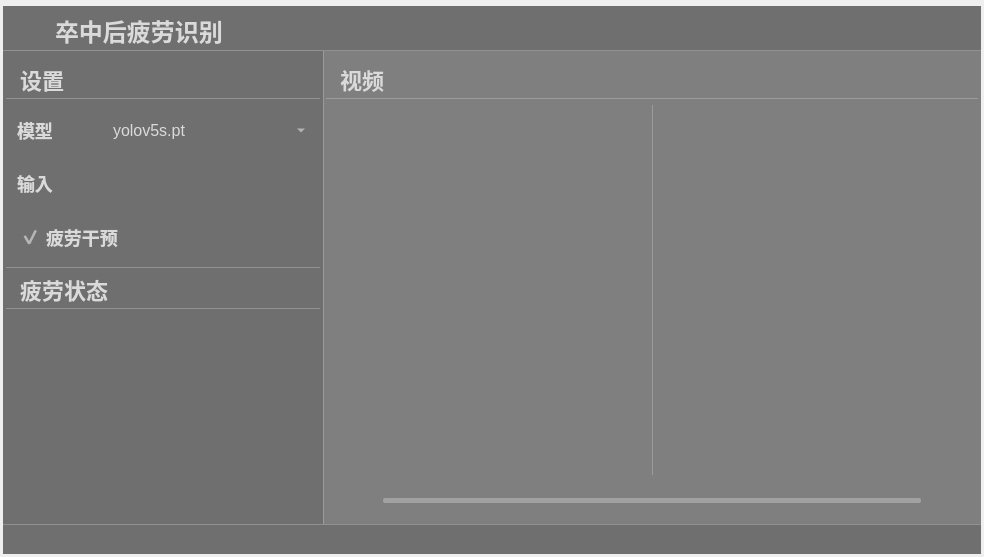
<?xml version="1.0" encoding="UTF-8"?>
<ui version="4.0">
 <class>mainWindow</class>
 <widget class="QMainWindow" name="mainWindow">
  <property name="geometry">
   <rect>
    <x>0</x>
    <y>0</y>
    <width>984</width>
    <height>557</height>
   </rect>
  </property>
  <property name="mouseTracking">
   <bool>true</bool>
  </property>
  <property name="acceptDrops">
   <bool>true</bool>
  </property>
  <property name="windowTitle">
   <string>卒中后疲劳识别界面</string>
  </property>
  <property name="windowIcon">
   <iconset resource="apprcc.qrc">
    <normaloff>:/imgs/images/hyy.png</normaloff>:/imgs/images/hyy.png</iconset>
  </property>
  <property name="styleSheet">
   <string notr="true">#mainWindow{border:none;}</string>
  </property>
  <widget class="QWidget" name="centralwidget">
   <layout class="QVBoxLayout" name="verticalLayout_2">
    <property name="spacing">
     <number>0</number>
    </property>
    <property name="leftMargin">
     <number>0</number>
    </property>
    <property name="topMargin">
     <number>0</number>
    </property>
    <property name="rightMargin">
     <number>0</number>
    </property>
    <property name="bottomMargin">
     <number>0</number>
    </property>
    <item>
     <widget class="QGroupBox" name="groupBox_18">
      <property name="styleSheet">
       <string notr="true">#groupBox_18{border-image: url(:/imgs/images/background.jpg);
border: 0px solid #42adff;
border-radius:5px;}</string>
      </property>
      <property name="title">
       <string/>
      </property>
      <layout class="QVBoxLayout" name="verticalLayout_6">
       <property name="spacing">
        <number>0</number>
       </property>
       <property name="leftMargin">
        <number>0</number>
       </property>
       <property name="topMargin">
        <number>0</number>
       </property>
       <property name="rightMargin">
        <number>0</number>
       </property>
       <property name="bottomMargin">
        <number>0</number>
       </property>
       <item>
        <widget class="QGroupBox" name="groupBox">
         <property name="minimumSize">
          <size>
           <width>0</width>
           <height>45</height>
          </size>
         </property>
         <property name="maximumSize">
          <size>
           <width>16777215</width>
           <height>45</height>
          </size>
         </property>
         <property name="styleSheet">
          <string notr="true">#groupBox{
background-color: rgba(75, 75, 75, 200);
border: 0px solid #42adff;
border-left: 0px solid rgba(29, 83, 185, 255);
border-right: 0px solid rgba(29, 83, 185, 255);
border-bottom: 1px solid rgba(200, 200, 200,100);
;
border-radius:0px;}</string>
         </property>
         <property name="title">
          <string/>
         </property>
         <layout class="QHBoxLayout" name="horizontalLayout">
          <property name="spacing">
           <number>0</number>
          </property>
          <property name="topMargin">
           <number>0</number>
          </property>
          <property name="bottomMargin">
           <number>0</number>
          </property>
          <item>
           <widget class="QLabel" name="label_7">
            <property name="minimumSize">
             <size>
              <width>40</width>
              <height>40</height>
             </size>
            </property>
            <property name="maximumSize">
             <size>
              <width>40</width>
              <height>40</height>
             </size>
            </property>
            <property name="styleSheet">
             <string notr="true">image: url(:/imgs/images/hyy.png);</string>
            </property>
            <property name="text">
             <string/>
            </property>
           </widget>
          </item>
          <item>
           <widget class="QLabel" name="label_4">
            <property name="styleSheet">
             <string notr="true">QLabel
{
	font-size: 24px;
	font-family: &quot;Microsoft YaHei&quot;;
	font-weight: bold;
 		border-radius:9px;
		background:rgba(66, 195, 255, 0);
color: rgb(218, 218, 218);
}
</string>
            </property>
            <property name="text">
             <string>卒中后疲劳识别</string>
            </property>
           </widget>
          </item>
          <item>
           <spacer name="horizontalSpacer">
            <property name="orientation">
             <enum>Qt::Horizontal</enum>
            </property>
            <property name="sizeHint" stdset="0">
             <size>
              <width>40</width>
              <height>20</height>
             </size>
            </property>
           </spacer>
          </item>
          <item>
           <layout class="QHBoxLayout" name="horizontalLayout_5">
            <property name="spacing">
             <number>0</number>
            </property>
            <item>
             <widget class="QPushButton" name="minButton">
              <property name="minimumSize">
               <size>
                <width>50</width>
                <height>28</height>
               </size>
              </property>
              <property name="maximumSize">
               <size>
                <width>50</width>
                <height>28</height>
               </size>
              </property>
              <property name="styleSheet">
               <string notr="true">QPushButton {
border-style: solid;
border-width: 0px;
border-radius: 0px;
background-color: rgba(223, 223, 223, 0);}
QPushButton::focus{outline: none;}
QPushButton::hover {
border-style: solid;
border-width: 0px;
border-radius: 0px;
background-color: rgba(223, 223, 223, 150);}</string>
              </property>
              <property name="text">
               <string/>
              </property>
              <property name="icon">
               <iconset resource="apprcc.qrc">
                <normaloff>:/imgs/images/最小化.png</normaloff>:/imgs/images/最小化.png</iconset>
              </property>
             </widget>
            </item>
            <item>
             <widget class="QPushButton" name="maxButton">
              <property name="minimumSize">
               <size>
                <width>50</width>
                <height>28</height>
               </size>
              </property>
              <property name="maximumSize">
               <size>
                <width>50</width>
                <height>28</height>
               </size>
              </property>
              <property name="styleSheet">
               <string notr="true">QPushButton {
border-style: solid;
border-width: 0px;
border-radius: 0px;
background-color: rgba(223, 223, 223, 0);}
QPushButton::focus{outline: none;}
QPushButton::hover {
border-style: solid;
border-width: 0px;
border-radius: 0px;
background-color: rgba(223, 223, 223, 150);}</string>
              </property>
              <property name="text">
               <string/>
              </property>
              <property name="icon">
               <iconset resource="apprcc.qrc">
                <normaloff>:/imgs/images/正方形.png</normaloff>:/imgs/images/正方形.png</iconset>
              </property>
              <property name="checkable">
               <bool>true</bool>
              </property>
             </widget>
            </item>
            <item>
             <widget class="QPushButton" name="closeButton">
              <property name="minimumSize">
               <size>
                <width>50</width>
                <height>28</height>
               </size>
              </property>
              <property name="maximumSize">
               <size>
                <width>50</width>
                <height>28</height>
               </size>
              </property>
              <property name="styleSheet">
               <string notr="true">QPushButton {
border-style: solid;
border-width: 0px;
border-radius: 0px;
background-color: rgba(223, 223, 223, 0);}
QPushButton::focus{outline: none;}
QPushButton::hover {
border-style: solid;
border-width: 0px;
border-radius: 0px;
background-color: rgba(223, 223, 223, 150);}</string>
              </property>
              <property name="text">
               <string/>
              </property>
              <property name="icon">
               <iconset resource="apprcc.qrc">
                <normaloff>:/imgs/images/关闭.png</normaloff>:/imgs/images/关闭.png</iconset>
              </property>
             </widget>
            </item>
           </layout>
          </item>
         </layout>
        </widget>
       </item>
       <item>
        <layout class="QHBoxLayout" name="horizontalLayout_7">
         <property name="spacing">
          <number>0</number>
         </property>
         <item>
          <widget class="QGroupBox" name="groupBox_8">
           <property name="minimumSize">
            <size>
             <width>320</width>
             <height>0</height>
            </size>
           </property>
           <property name="maximumSize">
            <size>
             <width>320</width>
             <height>16777215</height>
            </size>
           </property>
           <property name="styleSheet">
            <string notr="true">#groupBox_8{
background-color: rgba(75, 75, 75, 200);
border: 0px solid #42adff;
border-radius:0px;}
</string>
           </property>
           <property name="title">
            <string/>
           </property>
           <layout class="QVBoxLayout" name="verticalLayout_8" stretch="0,0,0,0,0">
            <property name="spacing">
             <number>11</number>
            </property>
            <property name="leftMargin">
             <number>0</number>
            </property>
            <property name="topMargin">
             <number>0</number>
            </property>
            <property name="rightMargin">
             <number>0</number>
            </property>
            <property name="bottomMargin">
             <number>0</number>
            </property>
            <item>
             <widget class="QGroupBox" name="groupBox_2">
              <property name="minimumSize">
               <size>
                <width>0</width>
                <height>42</height>
               </size>
              </property>
              <property name="maximumSize">
               <size>
                <width>16777215</width>
                <height>42</height>
               </size>
              </property>
              <property name="styleSheet">
               <string notr="true">#groupBox_2{
border: 0px solid #42adff;
border-bottom: 1px solid rgba(200, 200, 200,100);
border-radius:0px;}</string>
              </property>
              <property name="title">
               <string/>
              </property>
              <layout class="QHBoxLayout" name="horizontalLayout_35">
               <property name="leftMargin">
                <number>11</number>
               </property>
               <property name="topMargin">
                <number>0</number>
               </property>
               <property name="rightMargin">
                <number>11</number>
               </property>
               <property name="bottomMargin">
                <number>0</number>
               </property>
               <item>
                <widget class="QLabel" name="label_5">
                 <property name="minimumSize">
                  <size>
                   <width>0</width>
                   <height>0</height>
                  </size>
                 </property>
                 <property name="maximumSize">
                  <size>
                   <width>16777215</width>
                   <height>40</height>
                  </size>
                 </property>
                 <property name="styleSheet">
                  <string notr="true">QLabel
{
	font-size: 22px;
	font-family: &quot;Microsoft YaHei&quot;;
	font-weight: bold;
 		border-radius:9px;
		background:rgba(66, 195, 255, 0);
color: rgb(218, 218, 218);

}
</string>
                 </property>
                 <property name="text">
                  <string>设置</string>
                 </property>
                </widget>
               </item>
               <item>
                <spacer name="horizontalSpacer_13">
                 <property name="orientation">
                  <enum>Qt::Horizontal</enum>
                 </property>
                 <property name="sizeHint" stdset="0">
                  <size>
                   <width>37</width>
                   <height>39</height>
                  </size>
                 </property>
                </spacer>
               </item>
              </layout>
             </widget>
            </item>
            <item>
             <layout class="QHBoxLayout" name="horizontalLayout_2">
              <property name="leftMargin">
               <number>11</number>
              </property>
              <property name="rightMargin">
               <number>11</number>
              </property>
              <item>
               <widget class="QLabel" name="label_3">
                <property name="minimumSize">
                 <size>
                  <width>0</width>
                  <height>28</height>
                 </size>
                </property>
                <property name="maximumSize">
                 <size>
                  <width>80</width>
                  <height>16777215</height>
                 </size>
                </property>
                <property name="styleSheet">
                 <string notr="true">QLabel
{
	font-size: 18px;
	font-family: &quot;Microsoft YaHei&quot;;
	font-weight: bold;
 		border-radius:9px;
		background:rgba(66, 195, 255, 0);
color: rgb(218, 218, 218);
}
</string>
                </property>
                <property name="text">
                 <string>模型</string>
                </property>
               </widget>
              </item>
              <item>
               <widget class="QComboBox" name="comboBox">
                <property name="sizePolicy">
                 <sizepolicy hsizetype="Preferred" vsizetype="Expanding">
                  <horstretch>0</horstretch>
                  <verstretch>0</verstretch>
                 </sizepolicy>
                </property>
                <property name="minimumSize">
                 <size>
                  <width>0</width>
                  <height>28</height>
                 </size>
                </property>
                <property name="styleSheet">
                 <string notr="true">QComboBox QAbstractItemView {
font-family: &quot;Microsoft YaHei&quot;;
font-size: 16px;
background:rgba(200, 200, 200,150);
selection-background-color: rgba(200, 200, 200,50);
color: rgb(218, 218, 218);
outline:none;
border:none;}
QComboBox{
font-family: &quot;Microsoft YaHei&quot;;
font-size: 16px;
color: rgb(218, 218, 218);
border-width:0px;
border-color:white;
border-style:solid;
background-color: rgba(200, 200, 200,0);}

QComboBox::drop-down {
margin-top:16;
height:20;
background:rgba(255,255,255,0);
border-image: url(:/imgs/images/下拉_白色.png);
}
</string>
                </property>
                <item>
                 <property name="text">
                  <string>yolov5s.pt</string>
                 </property>
                </item>
                <item>
                 <property name="text">
                  <string>yolov5m.pt</string>
                 </property>
                </item>
                <item>
                 <property name="text">
                  <string>yolov5l.pt</string>
                 </property>
                </item>
                <item>
                 <property name="text">
                  <string>yolov5x.pt</string>
                 </property>
                </item>
               </widget>
              </item>
             </layout>
            </item>
            <item>
             <layout class="QHBoxLayout" name="horizontalLayout_9">
              <property name="leftMargin">
               <number>11</number>
              </property>
              <property name="rightMargin">
               <number>0</number>
              </property>
              <item>
               <widget class="QLabel" name="label_10">
                <property name="maximumSize">
                 <size>
                  <width>80</width>
                  <height>16777215</height>
                 </size>
                </property>
                <property name="styleSheet">
                 <string notr="true">QLabel
{
	font-size: 18px;
	font-family: &quot;Microsoft YaHei&quot;;
	font-weight: bold;
 		border-radius:9px;
		background:rgba(66, 195, 255, 0);
color: rgb(218, 218, 218);
}
</string>
                </property>
                <property name="text">
                 <string>输入</string>
                </property>
               </widget>
              </item>
              <item>
               <layout class="QHBoxLayout" name="horizontalLayout_11">
                <item>
                 <widget class="QGroupBox" name="groupBox_5">
                  <property name="sizePolicy">
                   <sizepolicy hsizetype="Preferred" vsizetype="Expanding">
                    <horstretch>0</horstretch>
                    <verstretch>0</verstretch>
                   </sizepolicy>
                  </property>
                  <property name="styleSheet">
                   <string notr="true">#groupBox_5{
background-color: rgba(48,148,243,0);
border: 0px solid #42adff;
border-left: 0px solid #d9d9d9;
border-right: 0px solid rgba(29, 83, 185, 255);
border-radius:0px;}</string>
                  </property>
                  <property name="title">
                   <string/>
                  </property>
                  <layout class="QHBoxLayout" name="horizontalLayout_8">
                   <property name="leftMargin">
                    <number>0</number>
                   </property>
                   <property name="topMargin">
                    <number>0</number>
                   </property>
                   <property name="rightMargin">
                    <number>0</number>
                   </property>
                   <property name="bottomMargin">
                    <number>0</number>
                   </property>
                   <item>
                    <widget class="QPushButton" name="fileButton">
                     <property name="minimumSize">
                      <size>
                       <width>55</width>
                       <height>28</height>
                      </size>
                     </property>
                     <property name="maximumSize">
                      <size>
                       <width>16777215</width>
                       <height>28</height>
                      </size>
                     </property>
                     <property name="toolTip">
                      <string>file</string>
                     </property>
                     <property name="styleSheet">
                      <string notr="true">QPushButton{font-family: &quot;Microsoft YaHei&quot;;
font-size: 14px;
font-weight: bold;
color:white;
text-align: center center;
padding-left: 5px;
padding-right: 5px;
padding-top: 4px;
padding-bottom: 4px;
border-style: solid;
border-width: 0px;
border-color: rgba(255, 255, 255, 255);
border-radius: 3px;
background-color: rgba(200, 200, 200,0);}

QPushButton:focus{outline: none;}

QPushButton::pressed{font-family: &quot;Microsoft YaHei&quot;;
                     font-size: 14px;
                     font-weight: bold;
                     color:rgb(200,200,200);
                     text-align: center center;
                     padding-left: 5px;
                     padding-right: 5px;
                     padding-top: 4px;
                     padding-bottom: 4px;
                     border-style: solid;
                     border-width: 0px;
                     border-color: rgba(255, 255, 255, 255);
                     border-radius: 3px;
                     background-color:  #bf513b;}

QPushButton::disabled{font-family: &quot;Microsoft YaHei&quot;;
                     font-size: 14px;
                     font-weight: bold;
                     color:rgb(200,200,200);
                     text-align: center center;
                     padding-left: 5px;
                     padding-right: 5px;
                     padding-top: 4px;
                     padding-bottom: 4px;
                     border-style: solid;
                     border-width: 0px;
                     border-color: rgba(255, 255, 255, 255);
                     border-radius: 3px;
                     background-color:  #bf513b;}
QPushButton::hover {
border-style: solid;
border-width: 0px;
border-radius: 0px;
background-color: rgba(48,148,243,80);}</string>
                     </property>
                     <property name="text">
                      <string/>
                     </property>
                     <property name="icon">
                      <iconset resource="apprcc.qrc">
                       <normaloff>:/imgs/images/打开.png</normaloff>:/imgs/images/打开.png</iconset>
                     </property>
                    </widget>
                   </item>
                   <item>
                    <widget class="QPushButton" name="cameraButton">
                     <property name="minimumSize">
                      <size>
                       <width>55</width>
                       <height>28</height>
                      </size>
                     </property>
                     <property name="maximumSize">
                      <size>
                       <width>16777215</width>
                       <height>28</height>
                      </size>
                     </property>
                     <property name="toolTip">
                      <string>camera</string>
                     </property>
                     <property name="styleSheet">
                      <string notr="true">QPushButton{font-family: &quot;Microsoft YaHei&quot;;
font-size: 14px;
font-weight: bold;
color:white;
text-align: center center;
padding-left: 5px;
padding-right: 5px;
padding-top: 4px;
padding-bottom: 4px;
border-style: solid;
border-width: 0px;
border-color: rgba(255, 255, 255, 255);
border-radius: 3px;
background-color: rgba(48,148,243,0);}

QPushButton:focus{outline: none;}

QPushButton::pressed{font-family: &quot;Microsoft YaHei&quot;;
                     font-size: 14px;
                     font-weight: bold;
                     color:rgb(200,200,200);
                     text-align: center center;
                     padding-left: 5px;
                     padding-right: 5px;
                     padding-top: 4px;
                     padding-bottom: 4px;
                     border-style: solid;
                     border-width: 0px;
                     border-color: rgba(255, 255, 255, 255);
                     border-radius: 3px;
                     background-color:  #bf513b;}

QPushButton::disabled{font-family: &quot;Microsoft YaHei&quot;;
                     font-size: 14px;
                     font-weight: bold;
                     color:rgb(200,200,200);
                     text-align: center center;
                     padding-left: 5px;
                     padding-right: 5px;
                     padding-top: 4px;
                     padding-bottom: 4px;
                     border-style: solid;
                     border-width: 0px;
                     border-color: rgba(255, 255, 255, 255);
                     border-radius: 3px;
                     background-color:  #bf513b;}
QPushButton::hover {
border-style: solid;
border-width: 0px;
border-radius: 0px;
background-color: rgba(48,148,243,80);}</string>
                     </property>
                     <property name="text">
                      <string/>
                     </property>
                     <property name="icon">
                      <iconset resource="apprcc.qrc">
                       <normaloff>:/imgs/images/摄像头开.png</normaloff>:/imgs/images/摄像头开.png</iconset>
                     </property>
                    </widget>
                   </item>
                  </layout>
                 </widget>
                </item>
               </layout>
              </item>
             </layout>
            </item>
            <item>
             <widget class="QGroupBox" name="groupBox_6">
              <property name="sizePolicy">
               <sizepolicy hsizetype="Preferred" vsizetype="Expanding">
                <horstretch>0</horstretch>
                <verstretch>0</verstretch>
               </sizepolicy>
              </property>
              <property name="minimumSize">
               <size>
                <width>0</width>
                <height>0</height>
               </size>
              </property>
              <property name="maximumSize">
               <size>
                <width>16777215</width>
                <height>42</height>
               </size>
              </property>
              <property name="styleSheet">
               <string notr="true">#groupBox_6{
border: 0px solid #42adff;
border-radius:0px;}</string>
              </property>
              <property name="title">
               <string/>
              </property>
              <layout class="QHBoxLayout" name="horizontalLayout_36">
               <property name="leftMargin">
                <number>11</number>
               </property>
               <property name="topMargin">
                <number>0</number>
               </property>
               <property name="rightMargin">
                <number>11</number>
               </property>
               <property name="bottomMargin">
                <number>0</number>
               </property>
               <item>
                <widget class="QCheckBox" name="saveCheckBox">
                 <property name="sizePolicy">
                  <sizepolicy hsizetype="Minimum" vsizetype="Fixed">
                   <horstretch>0</horstretch>
                   <verstretch>0</verstretch>
                  </sizepolicy>
                 </property>
                 <property name="styleSheet">
                  <string notr="true">
QCheckBox
{font-size: 18px;
	font-family: &quot;Microsoft YaHei&quot;;
	font-weight: bold;
 		border-radius:9px;
		background:rgba(66, 195, 255, 0);
color: rgb(218, 218, 218);;}

QCheckBox::indicator {
	width: 20px;
	height: 20px;
}
QCheckBox::indicator:unchecked {
    image: url(:/imgs/images/button-off.png);
}

QCheckBox::indicator:checked {
    
    image: url(:/imgs/images/button-on.png);
}
</string>
                 </property>
                 <property name="text">
                  <string>疲劳干预</string>
                 </property>
                 <property name="checked">
                  <bool>true</bool>
                 </property>
                </widget>
               </item>
              </layout>
             </widget>
            </item>
            <item>
             <layout class="QVBoxLayout" name="verticalLayout_7" stretch="0,1">
              <property name="topMargin">
               <number>0</number>
              </property>
              <property name="bottomMargin">
               <number>0</number>
              </property>
              <item>
               <widget class="QGroupBox" name="groupBox_9">
                <property name="minimumSize">
                 <size>
                  <width>0</width>
                  <height>42</height>
                 </size>
                </property>
                <property name="maximumSize">
                 <size>
                  <width>16777215</width>
                  <height>42</height>
                 </size>
                </property>
                <property name="styleSheet">
                 <string notr="true">#groupBox_9{
border: 0px solid #42adff;
border-top: 1px solid rgba(200, 200, 200,100);
border-bottom: 1px solid rgba(200, 200, 200,100);
border-radius:0px;}</string>
                </property>
                <property name="title">
                 <string/>
                </property>
                <layout class="QHBoxLayout" name="horizontalLayout_38">
                 <property name="leftMargin">
                  <number>11</number>
                 </property>
                 <property name="topMargin">
                  <number>0</number>
                 </property>
                 <property name="rightMargin">
                  <number>11</number>
                 </property>
                 <property name="bottomMargin">
                  <number>0</number>
                 </property>
                 <item>
                  <widget class="QLabel" name="label_11">
                   <property name="styleSheet">
                    <string notr="true">QLabel
{
	font-size: 22px;
	font-family: &quot;Microsoft YaHei&quot;;
	font-weight: bold;
 		border-radius:9px;
		background:rgba(66, 195, 255, 0);
color: rgb(218, 218, 218);
}
</string>
                   </property>
                   <property name="text">
                    <string>疲劳状态</string>
                   </property>
                  </widget>
                 </item>
                 <item>
                  <spacer name="horizontalSpacer_15">
                   <property name="orientation">
                    <enum>Qt::Horizontal</enum>
                   </property>
                   <property name="sizeHint" stdset="0">
                    <size>
                     <width>37</width>
                     <height>39</height>
                    </size>
                   </property>
                  </spacer>
                 </item>
                </layout>
               </widget>
              </item>
              <item>
               <widget class="QGroupBox" name="groupBox_10">
                <property name="minimumSize">
                 <size>
                  <width>0</width>
                  <height>42</height>
                 </size>
                </property>
                <property name="maximumSize">
                 <size>
                  <width>16777215</width>
                  <height>16777215</height>
                 </size>
                </property>
                <property name="styleSheet">
                 <string notr="true">#groupBox_10{
border: 0px solid #42adff;

border-radius:0px;}</string>
                </property>
                <property name="title">
                 <string/>
                </property>
                <layout class="QHBoxLayout" name="horizontalLayout_39">
                 <property name="leftMargin">
                  <number>11</number>
                 </property>
                 <property name="topMargin">
                  <number>0</number>
                 </property>
                 <property name="rightMargin">
                  <number>11</number>
                 </property>
                 <property name="bottomMargin">
                  <number>0</number>
                 </property>
                 <item>
                  <widget class="QListWidget" name="resultWidget">
                   <property name="styleSheet">
                    <string notr="true">QListWidget{
background-color: rgba(12, 28, 77, 0);

border-radius:0px;
font-family: &quot;Microsoft YaHei&quot;;
font-size: 16px;
color: rgb(218, 218, 218);
}
</string>
                   </property>
                  </widget>
                 </item>
                </layout>
               </widget>
              </item>
             </layout>
            </item>
           </layout>
          </widget>
         </item>
         <item>
          <widget class="QGroupBox" name="groupBox_201">
           <property name="styleSheet">
            <string notr="true">#groupBox_201{
background-color: rgba(95, 95, 95, 200);
border: 0px solid #42adff;
border-left: 1px solid rgba(200, 200, 200,100);
border-right: 0px solid rgba(29, 83, 185, 255);
border-radius:0px;}</string>
           </property>
           <property name="title">
            <string/>
           </property>
           <layout class="QVBoxLayout" name="verticalLayout_4" stretch="0,1,0">
            <property name="leftMargin">
             <number>0</number>
            </property>
            <property name="topMargin">
             <number>0</number>
            </property>
            <property name="rightMargin">
             <number>0</number>
            </property>
            <property name="bottomMargin">
             <number>0</number>
            </property>
            <item>
             <widget class="QGroupBox" name="groupBox_3">
              <property name="minimumSize">
               <size>
                <width>0</width>
                <height>42</height>
               </size>
              </property>
              <property name="maximumSize">
               <size>
                <width>16777215</width>
                <height>42</height>
               </size>
              </property>
              <property name="styleSheet">
               <string notr="true">#groupBox_3{
border: 0px solid #42adff;
border-bottom: 1px solid rgba(200, 200, 200,100);
border-radius:0px;}</string>
              </property>
              <property name="title">
               <string/>
              </property>
              <layout class="QHBoxLayout" name="horizontalLayout_6">
               <property name="leftMargin">
                <number>11</number>
               </property>
               <property name="topMargin">
                <number>0</number>
               </property>
               <property name="rightMargin">
                <number>11</number>
               </property>
               <property name="bottomMargin">
                <number>0</number>
               </property>
               <item>
                <widget class="QLabel" name="label_6">
                 <property name="minimumSize">
                  <size>
                   <width>0</width>
                   <height>0</height>
                  </size>
                 </property>
                 <property name="maximumSize">
                  <size>
                   <width>16777215</width>
                   <height>40</height>
                  </size>
                 </property>
                 <property name="styleSheet">
                  <string notr="true">QLabel
{
	font-size: 22px;
	font-family: &quot;Microsoft YaHei&quot;;
	font-weight: bold;
 		border-radius:9px;
		background:rgba(66, 195, 255, 0);
color: rgb(218, 218, 218);
}
</string>
                 </property>
                 <property name="text">
                  <string>视频</string>
                 </property>
                </widget>
               </item>
               <item>
                <widget class="QLabel" name="fps_label">
                 <property name="minimumSize">
                  <size>
                   <width>100</width>
                   <height>40</height>
                  </size>
                 </property>
                 <property name="maximumSize">
                  <size>
                   <width>100</width>
                   <height>40</height>
                  </size>
                 </property>
                 <property name="styleSheet">
                  <string notr="true">QLabel
{
	font-size: 20px;
	font-family: &quot;Microsoft YaHei&quot;;
	font-weight: bold;
 		border-radius:9px;
		background:rgba(66, 195, 255, 0);
color: rgb(218, 218, 218);
}
</string>
                 </property>
                 <property name="text">
                  <string/>
                 </property>
                 <property name="alignment">
                  <set>Qt::AlignCenter</set>
                 </property>
                </widget>
               </item>
              </layout>
             </widget>
            </item>
            <item>
             <widget class="QSplitter" name="splitter">
              <property name="enabled">
               <bool>true</bool>
              </property>
              <property name="styleSheet">
               <string notr="true">#splitter::handle{background: 1px solid  rgba(200, 200, 200,100);}</string>
              </property>
              <property name="frameShape">
               <enum>QFrame::NoFrame</enum>
              </property>
              <property name="lineWidth">
               <number>10</number>
              </property>
              <property name="orientation">
               <enum>Qt::Horizontal</enum>
              </property>
              <property name="handleWidth">
               <number>1</number>
              </property>
              <widget class="Label_click_Mouse" name="raw_video">
               <property name="enabled">
                <bool>true</bool>
               </property>
               <property name="sizePolicy">
                <sizepolicy hsizetype="Ignored" vsizetype="Ignored">
                 <horstretch>0</horstretch>
                 <verstretch>0</verstretch>
                </sizepolicy>
               </property>
               <property name="minimumSize">
                <size>
                 <width>200</width>
                 <height>0</height>
                </size>
               </property>
               <property name="font">
                <font>
                 <family>微软雅黑</family>
                 <pointsize>36</pointsize>
                </font>
               </property>
               <property name="cursor">
                <cursorShape>ArrowCursor</cursorShape>
               </property>
               <property name="styleSheet">
                <string notr="true">color: rgb(218, 218, 218);
</string>
               </property>
               <property name="text">
                <string/>
               </property>
               <property name="scaledContents">
                <bool>false</bool>
               </property>
               <property name="alignment">
                <set>Qt::AlignCenter</set>
               </property>
              </widget>
              <widget class="Label_click_Mouse" name="out_video">
               <property name="enabled">
                <bool>true</bool>
               </property>
               <property name="sizePolicy">
                <sizepolicy hsizetype="Ignored" vsizetype="Ignored">
                 <horstretch>0</horstretch>
                 <verstretch>0</verstretch>
                </sizepolicy>
               </property>
               <property name="minimumSize">
                <size>
                 <width>200</width>
                 <height>0</height>
                </size>
               </property>
               <property name="font">
                <font>
                 <family>微软雅黑</family>
                 <pointsize>36</pointsize>
                </font>
               </property>
               <property name="cursor">
                <cursorShape>ArrowCursor</cursorShape>
               </property>
               <property name="styleSheet">
                <string notr="true">color: rgb(218, 218, 218);
</string>
               </property>
               <property name="text">
                <string/>
               </property>
               <property name="scaledContents">
                <bool>false</bool>
               </property>
               <property name="alignment">
                <set>Qt::AlignCenter</set>
               </property>
              </widget>
             </widget>
            </item>
            <item>
             <layout class="QHBoxLayout" name="horizontalLayout_12">
              <property name="leftMargin">
               <number>11</number>
              </property>
              <property name="rightMargin">
               <number>11</number>
              </property>
              <item>
               <widget class="QPushButton" name="runButton">
                <property name="minimumSize">
                 <size>
                  <width>40</width>
                  <height>40</height>
                 </size>
                </property>
                <property name="styleSheet">
                 <string notr="true">QPushButton {
border-style: solid;
border-width: 0px;
border-radius: 0px;
background-color: rgba(223, 223, 223, 0);
}
QPushButton::focus{outline: none;}
QPushButton::hover {
border-style: solid;
border-width: 0px;
border-radius: 0px;
background-color: rgba(223, 223, 223, 150);}</string>
                </property>
                <property name="text">
                 <string/>
                </property>
                <property name="icon">
                 <iconset resource="apprcc.qrc">
                  <normaloff>:/imgs/images/运行.png</normaloff>:/imgs/images/运行.png</iconset>
                </property>
                <property name="iconSize">
                 <size>
                  <width>30</width>
                  <height>30</height>
                 </size>
                </property>
                <property name="checkable">
                 <bool>true</bool>
                </property>
               </widget>
              </item>
              <item>
               <widget class="QProgressBar" name="progressBar">
                <property name="maximumSize">
                 <size>
                  <width>16777215</width>
                  <height>5</height>
                 </size>
                </property>
                <property name="styleSheet">
                 <string notr="true">QProgressBar{ color: rgb(255, 255, 255); font:12pt; border-radius:2px; text-align:center; border:none; background-color: rgba(215, 215, 215,100);} 
QProgressBar:chunk{ border-radius:0px; background: rgba(55, 55, 55, 200);}</string>
                </property>
                <property name="maximum">
                 <number>1000</number>
                </property>
                <property name="value">
                 <number>0</number>
                </property>
                <property name="textVisible">
                 <bool>false</bool>
                </property>
               </widget>
              </item>
              <item>
               <widget class="QPushButton" name="stopButton">
                <property name="minimumSize">
                 <size>
                  <width>40</width>
                  <height>40</height>
                 </size>
                </property>
                <property name="styleSheet">
                 <string notr="true">QPushButton {
border-style: solid;
border-width: 0px;
border-radius: 0px;
background-color: rgba(223, 223, 223, 0);
}
QPushButton::focus{outline: none;}
QPushButton::hover {
border-style: solid;
border-width: 0px;
border-radius: 0px;
background-color: rgba(223, 223, 223, 150);}</string>
                </property>
                <property name="text">
                 <string/>
                </property>
                <property name="icon">
                 <iconset resource="apprcc.qrc">
                  <normaloff>:/imgs/images/终止.png</normaloff>:/imgs/images/终止.png</iconset>
                </property>
                <property name="iconSize">
                 <size>
                  <width>30</width>
                  <height>30</height>
                 </size>
                </property>
               </widget>
              </item>
             </layout>
            </item>
           </layout>
          </widget>
         </item>
        </layout>
       </item>
       <item>
        <widget class="QGroupBox" name="groupBox_4">
         <property name="minimumSize">
          <size>
           <width>0</width>
           <height>30</height>
          </size>
         </property>
         <property name="maximumSize">
          <size>
           <width>16777215</width>
           <height>30</height>
          </size>
         </property>
         <property name="styleSheet">
          <string notr="true">#groupBox_4{
background-color: rgba(75, 75, 75, 200);
border: 0px solid #42adff;
border-left: 0px solid rgba(29, 83, 185, 255);
border-right: 0px solid rgba(29, 83, 185, 255);
border-top: 1px solid rgba(200, 200, 200,100);
border-radius:0px;}</string>
         </property>
         <property name="title">
          <string/>
         </property>
         <layout class="QHBoxLayout" name="horizontalLayout_10">
          <property name="spacing">
           <number>0</number>
          </property>
          <property name="topMargin">
           <number>0</number>
          </property>
          <property name="bottomMargin">
           <number>0</number>
          </property>
          <item>
           <widget class="QLabel" name="statistic_label">
            <property name="mouseTracking">
             <bool>false</bool>
            </property>
            <property name="styleSheet">
             <string notr="true">QLabel
{
	font-size: 16px;
	font-family: &quot;Microsoft YaHei&quot;;
	font-weight: light;
 		border-radius:9px;
		background:rgba(66, 195, 255, 0);
color: rgb(218, 218, 218);
}
</string>
            </property>
            <property name="text">
             <string/>
            </property>
           </widget>
          </item>
         </layout>
        </widget>
       </item>
      </layout>
     </widget>
    </item>
   </layout>
  </widget>
 </widget>
 <customwidgets>
  <customwidget>
   <class>Label_click_Mouse</class>
   <extends>QLabel</extends>
   <header>MouseLabel.h</header>
  </customwidget>
 </customwidgets>
 <resources>
  <include location="apprcc.qrc"/>
 </resources>
 <connections/>
</ui>
